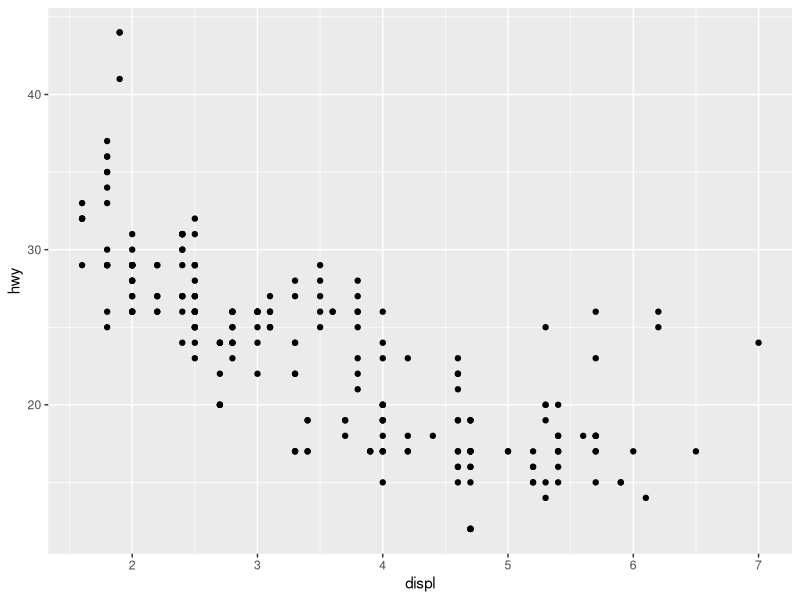
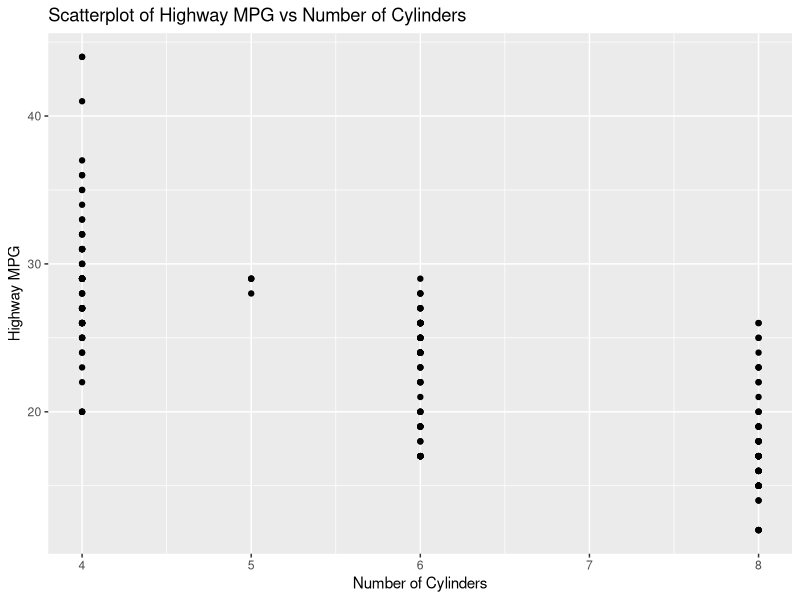
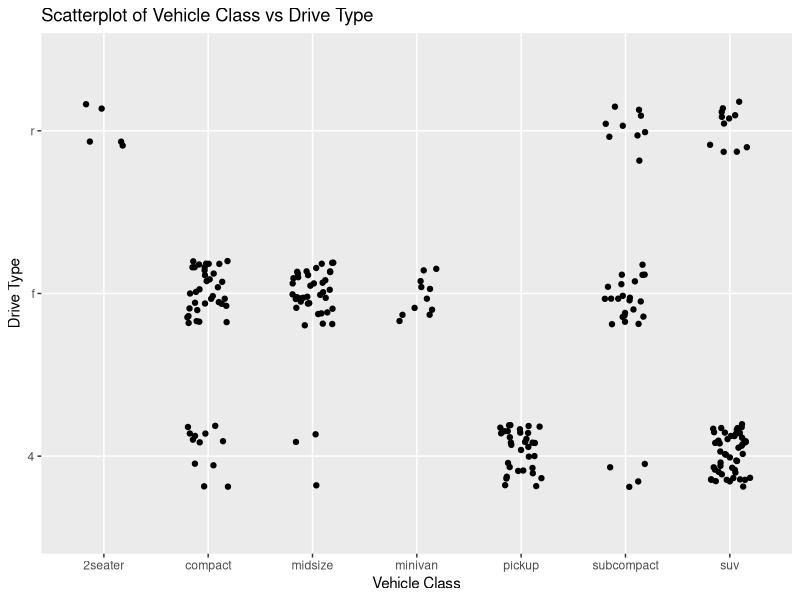

The R script that drew these images, in order:
## ---- chunk 1
knitr::opts_chunk$set(echo = TRUE)
## ---- chunk 2

library(tidyverse)

mpg
## ---- chunk 3
ggplot(data = mpg) + geom_point(mapping = aes(x = displ, y = hwy))

## ---- chunk 4
#ggplot(data = <DATA>) + <GEOM_FUNCTION>(mapping = aes(<MAPPINGS>))

dim(mpg)


## ---- chunk 5


ggplot(mpg, aes(x=cyl, y=hwy)) + 
  geom_point() + 
  ggtitle("Scatterplot of Highway MPG vs Number of Cylinders") +
  xlab("Number of Cylinders") +
  ylab("Highway MPG")


ggplot(mpg, aes(x=class, y=drv)) +
  geom_jitter(width = 0.2, height = 0.2) +
  ggtitle("Scatterplot of Vehicle Class vs Drive Type") +
  xlab("Vehicle Class") +
  ylab("Drive Type")
## ---- chunk 6


## ---- chunk 7


## ---- chunk 8


## ---- chunk 9


## ---- chunk 10


## ---- chunk 11


## ---- chunk 12


## ---- chunk 13


## ---- chunk 14


## ---- chunk 15


## ---- chunk 16


## ---- chunk 17


